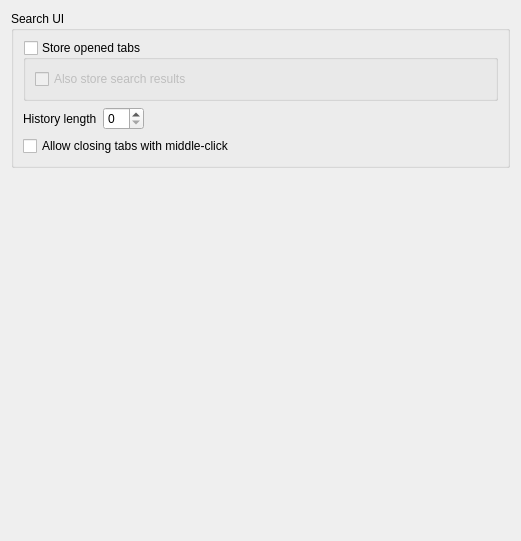
          <widget class="QWidget" name="searchPageScrollAreaWidgetContents">
           <property name="geometry">
            <rect>
             <x>0</x>
             <y>0</y>
             <width>521</width>
             <height>541</height>
            </rect>
           </property>
           <layout class="QVBoxLayout" name="searchPageScrollAreaWidgetContentsLayout">
            <item>
             <widget class="QGroupBox" name="groupSearchUI">
              <property name="title">
               <string>Search UI</string>
              </property>
              <layout class="QVBoxLayout" name="groupSearchUILayout">
               <item>
                <widget class="QGroupBox" name="groupStoreSearchJobs">
                 <property name="title">
                  <string>Store opened tabs</string>
                 </property>
                 <property name="checkable">
                  <bool>true</bool>
                 </property>
                 <property name="checked">
                  <bool>false</bool>
                 </property>
                 <layout class="QVBoxLayout" name="groupStoreSearchJobsLayout">
                  <item>
                   <widget class="ToggleSwitch" name="checkStoreSearchJobResults">
                    <property name="text">
                     <string>Also store search results</string>
                    </property>
                   </widget>
                  </item>
                 </layout>
                </widget>
               </item>
               <item>
                <layout class="QHBoxLayout" name="searchHistoryLayout">
                 <item>
                  <widget class="QLabel" name="searchHistoryLengthLabel">
                   <property name="text">
                    <string>History length</string>
                   </property>
                  </widget>
                 </item>
                 <item>
                  <widget class="QSpinBox" name="searchHistoryLengthSpinBox">
                   <property name="maximum">
                    <number>99</number>
                   </property>
                  </widget>
                 </item>
                 <item>
                  <spacer name="searchHistoryLengthSpacer">
                   <property name="orientation">
                    <enum>Qt::Orientation::Horizontal</enum>
                   </property>
                   <property name="sizeHint" stdset="0">
                    <size>
                     <width>40</width>
                     <height>20</height>
                    </size>
                   </property>
                  </spacer>
                 </item>
                </layout>
               </item>
               <item>
                <widget class="ToggleSwitch" name="checkCloseSearchTabWithMiddleClick">
                 <property name="text">
                  <string>Allow closing tabs with middle-click</string>
                 </property>
                </widget>
               </item>
              </layout>
             </widget>
            </item>
            <item>
             <spacer name="searchPageScrollAreaSpacer">
              <property name="orientation">
               <enum>Qt::Orientation::Vertical</enum>
              </property>
              <property name="sizeHint" stdset="0">
               <size>
                <width>20</width>
                <height>422</height>
               </size>
              </property>
             </spacer>
            </item>
           </layout>
          </widget>
